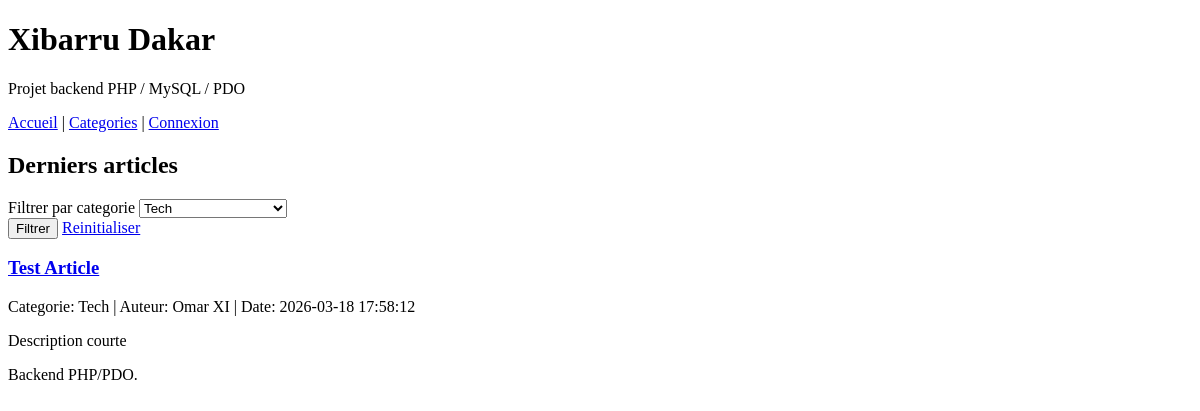
Before: /accueil.php?categorie=1 with the older database file.
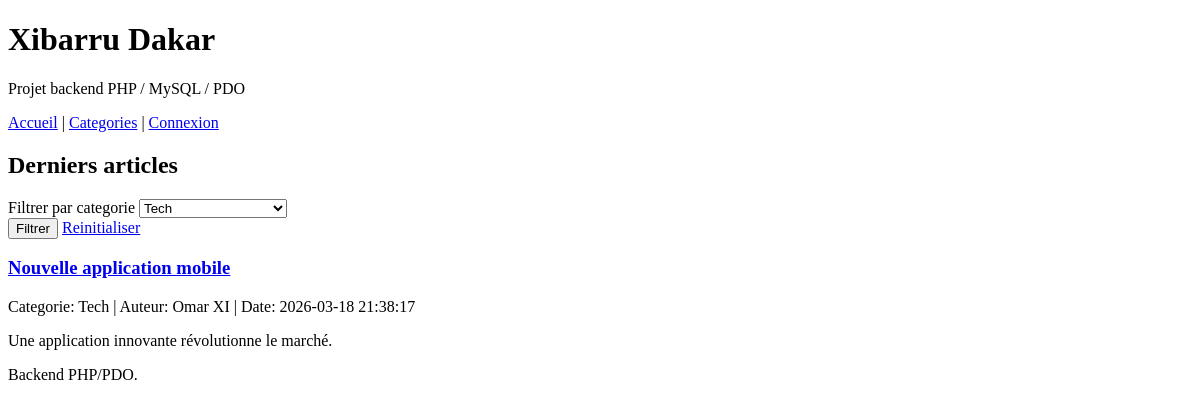
After: the same page with the newer database file.
### tables this page shows
CREATE TABLE articles (
    id INT AUTO_INCREMENT PRIMARY KEY,
    titre VARCHAR(255) NOT NULL,
    description_courte TEXT NOT NULL,
    contenu LONGTEXT NOT NULL,
    categorie_id INT NOT NULL,
    auteur_id INT NOT NULL,
    date_publication DATETIME NOT NULL DEFAULT CURRENT_TIMESTAMP,
    FOREIGN KEY (categorie_id) REFERENCES categories(id) ON DELETE RESTRICT,
    FOREIGN KEY (auteur_id) REFERENCES utilisateurs(id) ON DELETE RESTRICT
);

CREATE TABLE categories (
    id INT AUTO_INCREMENT PRIMARY KEY,
    nom VARCHAR(100) NOT NULL UNIQUE
);

CREATE TABLE utilisateurs (
    id INT AUTO_INCREMENT PRIMARY KEY,
    prenom VARCHAR(100) NOT NULL,
    nom VARCHAR(100) NOT NULL,
    login VARCHAR(100) NOT NULL UNIQUE,
    mot_de_passe VARCHAR(255) NOT NULL,
    role ENUM('editeur','administrateur') NOT NULL
);

### includes/functions.php (called while the page is built, shortened)
<?php
function e(?string $value): string
{
    return htmlspecialchars((string) $value, ENT_QUOTES, 'UTF-8');
}
function url(string $path): string
{
    return APP_BASE_PATH . $path;
}

### accueil.php (the view, shortened to what this page needs)
<?php
require_once __DIR__ . '/includes/bootstrap.php';
$pdo = getPDO();
$categoryId = filter_input(INPUT_GET, 'categorie', FILTER_VALIDATE_INT) ?: null;
$page = filter_input(INPUT_GET, 'page', FILTER_VALIDATE_INT) ?: 1;
$perPage = 5;
if ($categoryId) {
    $countStmt = $pdo->prepare('SELECT COUNT(*) FROM articles WHERE categorie_id = :categorie_id');
    $countStmt->execute(['categorie_id' => $categoryId]);
} else {
    $countStmt = $pdo->query('SELECT COUNT(*) FROM articles');
}
$total = (int) $countStmt->fetchColumn();
$pagination = paginate($total, $perPage, $page);
if ($categoryId) {
    $stmt = $pdo->prepare(
        'SELECT a.id, a.titre, a.description_courte, a.date_publication, c.nom AS categorie, u.prenom, u.nom
         FROM articles a
         INNER JOIN categories c ON c.id = a.categorie_id
         INNER JOIN utilisateurs u ON u.id = a.auteur_id
         WHERE a.categorie_id = :categorie_id
         ORDER BY a.date_publication DESC
         LIMIT :limit OFFSET :offset'
    );
    $stmt->bindValue(':categorie_id', $categoryId, PDO::PARAM_INT);
    $stmt->bindValue(':limit', $perPage, PDO::PARAM_INT);
    $stmt->bindValue(':offset', $pagination['offset'], PDO::PARAM_INT);
    $stmt->execute();
}
$articles = $stmt->fetchAll();
$categories = $pdo->query('SELECT id, nom FROM categories ORDER BY nom')->fetchAll();
require __DIR__ . '/entete.php';
?>
<section>
    <h2>Derniers articles</h2>
    <form method="get">
        <div>
            <label for="categorie">Filtrer par categorie</label>
            <select name="categorie" id="categorie">
                <?php foreach ($categories as $categorie): ?>
                    <option value="<?= e((string) $categorie['id']) ?>" <?= $categoryId === (int) $categorie['id'] ? 'selected' : '' ?>>
                        <?= e($categorie['nom']) ?>
                    </option>
                <?php endforeach; ?>
            </select>
        </div>
        <div>
            <button type="submit">Filtrer</button>
            <a href="<?= e(url('/accueil.php')) ?>">Reinitialiser</a>
        </div>
    </form>
</section>
<?php foreach ($articles as $article): ?>
    <article>
        <h3>
            <a href="<?= e(url('/articles/voir.php?id=' . (string) $article['id'])) ?>"><?= e($article['titre']) ?></a>
        </h3>
        <p>
            Categorie: <?= e($article['categorie']) ?> |
            Auteur: <?= e($article['prenom'] . ' ' . $article['nom']) ?> |
            Date: <?= e($article['date_publication']) ?>
        </p>
        <p><?= nl2br(e($article['description_courte'])) ?></p>
    </article>
<?php endforeach; ?>
<?php require __DIR__ . '/includes/footer.php'; ?>

Changed rows visible on the page:
changed articles "Tech": titre "Test Article" → "Nouvelle application mobile"; date_publication "2026-03-18 17:58:12" → "2026-03-18 21:38:17"; description_courte "Description courte" → "Une application innovante révolutionne le marché."
